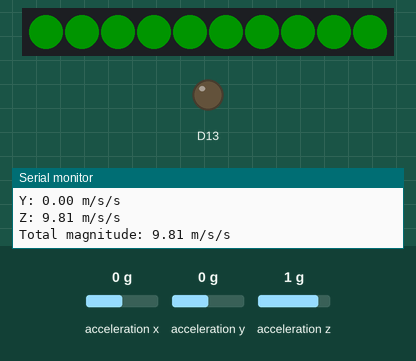
Simulated run of this sketch. Board: Adafruit Circuit Playground Express. Parts: 10 RGB LEDs in strip order, left to right, output pins drawn as LEDs (lit = HIGH), the last lines printed to the serial monitor. Inputs (shaded band) come from the test bench; at power-on: acceleration x 0 g, acceleration y 0 g, acceleration z 1 g. Dim RGB values are drawn brighter than linear.

Above: at 0.89 s.
2.9 s: acceleration x set to -1.4 g
At 4.82 s:
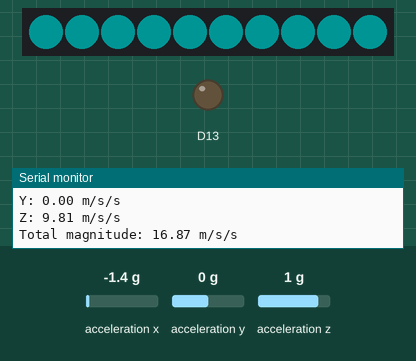
6.0 s: acceleration y set to -1.4 g
At 7.62 s:
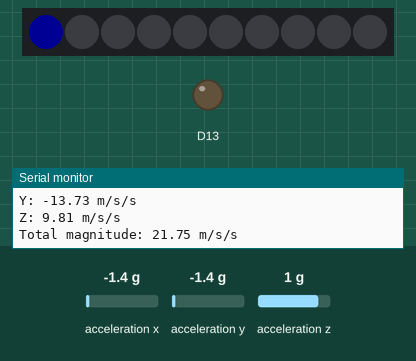
9.5 s: acceleration z set to 0 g
At 10.44 s:
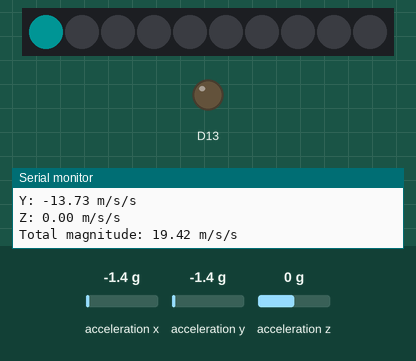
12.2 s: acceleration x set to 0 g
At 14.88 s:
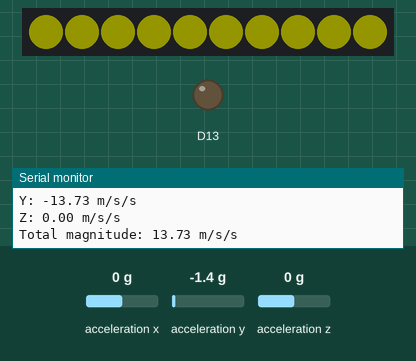
15.9 s: acceleration x set to -0.8 g
At 16.39 s:
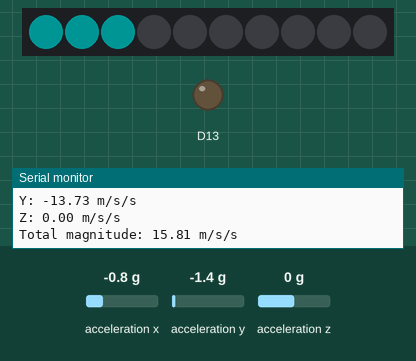
18.6 s: acceleration x set to 0.1 g
At 19.74 s:
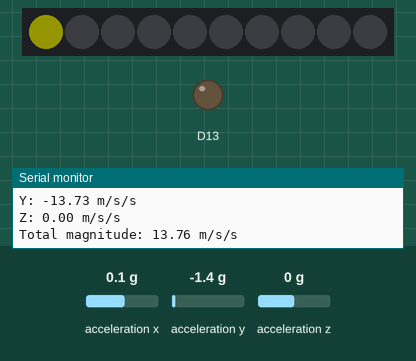

Measured:
- after the input at 2.9 s, the LEDs: first differ from a run without the input after 1.2 s (image 1 shows a later state)
- after the input at 6.0 s, the LEDs: first differ from a run without the input after 1.5 s (image 2)
- after the input at 9.5 s, the LEDs: first differ from a run without the input after 0.87 s (image 3)
- after the input at 12.2 s, the LEDs: first differ from a run without the input after 1.6 s (image 4 shows a later state)
- after the input at 15.9 s, the LEDs: first change after 0.29 s (image 5 shows a later state)

The sketch:

Jump_shoes2.ino
```cpp
#include <Adafruit_CircuitPlayground.h>
#include <Wire.h>
#include <SPI.h>

float x, y, z; //values to measure acceleration in 3 dimensions
float total = 0.0;

void setup() {
  CircuitPlayground.begin();
  Serial.begin(9600);
}

void loop() {
  getAcc();         //collect magnitude of acceleration
  if (total > 30) { //IF the acceleration is greater than the acceleration due to gravity, turn pixel red
    redSpark();
  }
  else if (total < 30.0 && total > 25.0) {
    violetSpark();
    //greenSpark();
  }
  else if (total < 25.0 && total > 20.0) {
    blueSpark();
    //greenSpark();
  }
  else if (total < 20.0 && total > 15.0) {
    tealSpark();
  }
  else if (total < 10.0) {
    greenSpark();
  }
  else {
    amberSpark();
  }

  delay(250);
  CircuitPlayground.strip.clear();

}
```

Displays.ino
```cpp
void redSpark() {
  for (int i = 0; i <= 10; i++) {
    CircuitPlayground.strip.setPixelColor(i, 255, 0, 0);
    CircuitPlayground.strip.show();
    delay(25);
  }
  for (int i = 9; i >= 0; i--) {
    CircuitPlayground.strip.setPixelColor(i, 0, 0, 0);
    CircuitPlayground.strip.show();
    delay(25);
  }
}

void violetSpark() {
  for (int i = 0; i <= 10; i++) {
    CircuitPlayground.strip.setPixelColor(i, 255, 0, 255);
    CircuitPlayground.strip.show();
    delay(40);
  }
  for (int i = 9; i >= 0; i--) {
    CircuitPlayground.strip.setPixelColor(i, 0, 0, 0);
    CircuitPlayground.strip.show();
    delay(40);
  }
}

void blueSpark() {
  for (int i = 0; i <= 10; i++) {
    CircuitPlayground.strip.setPixelColor(i, 0, 0, 255);
    CircuitPlayground.strip.show();
    delay(55);
  }
  for (int i = 9; i >= 0; i--) {
    CircuitPlayground.strip.setPixelColor(i, 0, 0, 0);
    CircuitPlayground.strip.show();
    delay(55);
  }

}

void tealSpark() {
  for (int i = 0; i <= 10; i++) {
    CircuitPlayground.strip.setPixelColor(i, 0, 255, 255);
    CircuitPlayground.strip.show();
    delay(70);
  }
  for (int i = 9; i >= 0; i--) {
    CircuitPlayground.strip.setPixelColor(i, 0, 0, 0);
    CircuitPlayground.strip.show();
    delay(70);
  }
}

void greenSpark() {
  for (int i = 0; i <= 10; i++) {
    CircuitPlayground.strip.setPixelColor(i, 0, 255, 0);
    CircuitPlayground.strip.show();
    delay(85);
  }
  for (int i = 9; i >= 0; i--) {
    CircuitPlayground.strip.setPixelColor(i, 0, 0, 0);
    CircuitPlayground.strip.show();
    delay(85);
  }
}

void amberSpark() {
  for (int i = 0; i <= 10; i++) {
    CircuitPlayground.strip.setPixelColor(i, 255, 255, 0);
    CircuitPlayground.strip.show();
    delay(100);
  }
  for (int i = 9; i >= 0; i--) {
    CircuitPlayground.strip.setPixelColor(i, 0, 0, 0);
    CircuitPlayground.strip.show();
    delay(100);
  }
}
```

Get_Acc.ino
```cpp
void getAcc(){
  x=0.0;
  y=0.0;
  z=0.0;
  x=CircuitPlayground.motionX();  //Measures Acc. on x-axis
  Serial.print("X: "); Serial.print(x); Serial.println(" m/s/s");
  y=CircuitPlayground.motionY();  //Measures Acc. on y-axis
  Serial.print("Y: "); Serial.print(y); Serial.println(" m/s/s");
  z=CircuitPlayground.motionZ();  //Measures Acc. on z-axis
  Serial.print("Z: "); Serial.print(z); Serial.println(" m/s/s");
  Serial.println();

  total=sqrt((x*x)+(y*y)+(z*z));  //Net force takes the square root of the sum of the squares of the individual forces, Like pythagorean theorem
  Serial.print("Total magnitude: ");Serial.print(total); Serial.println(" m/s/s");
  Serial.println();
}
```
